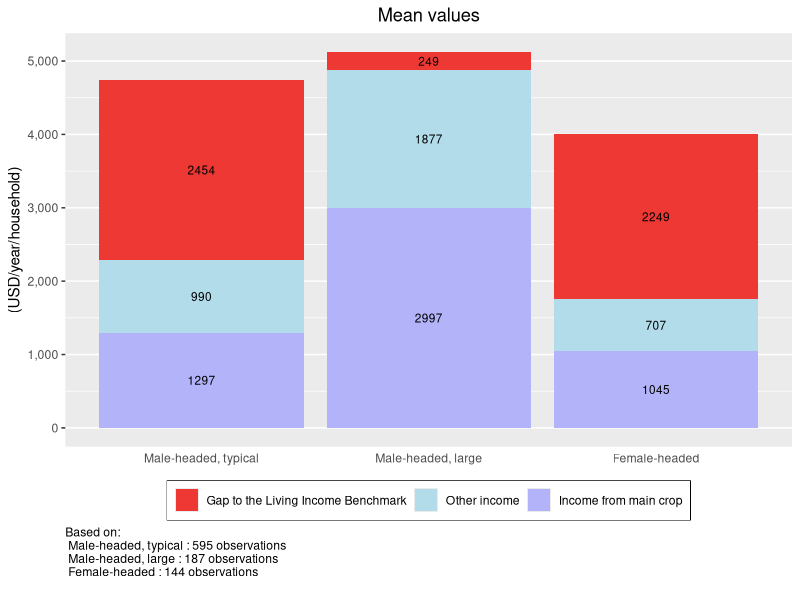
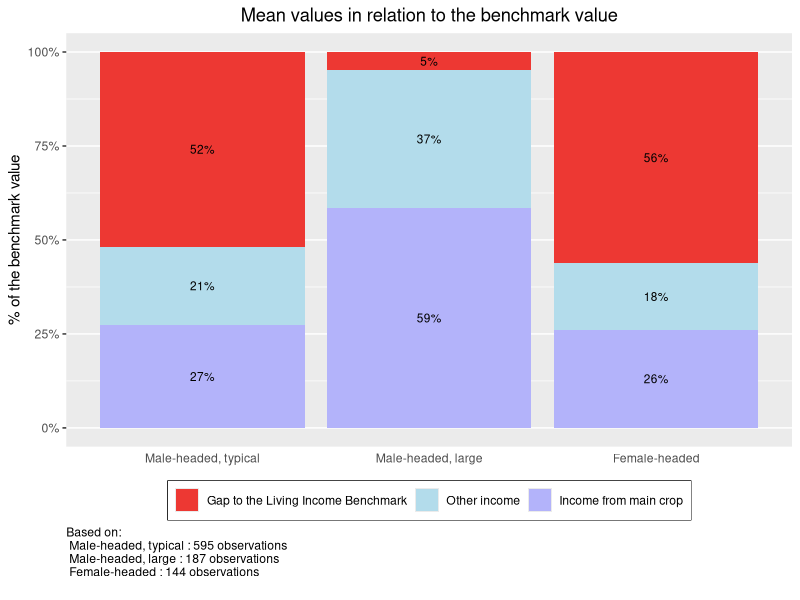
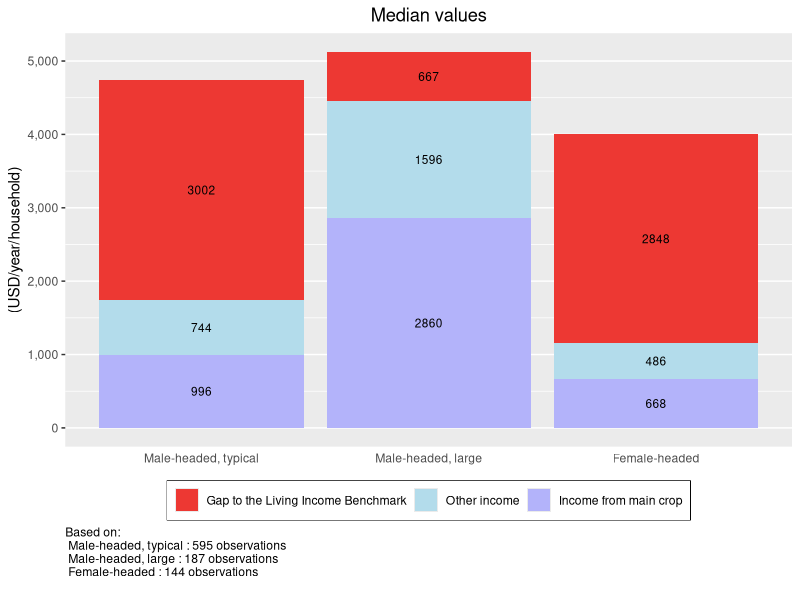
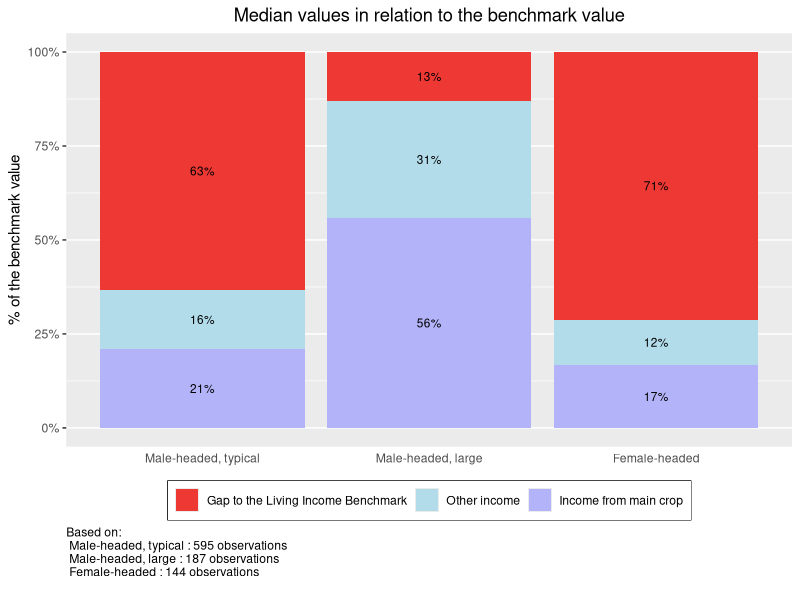
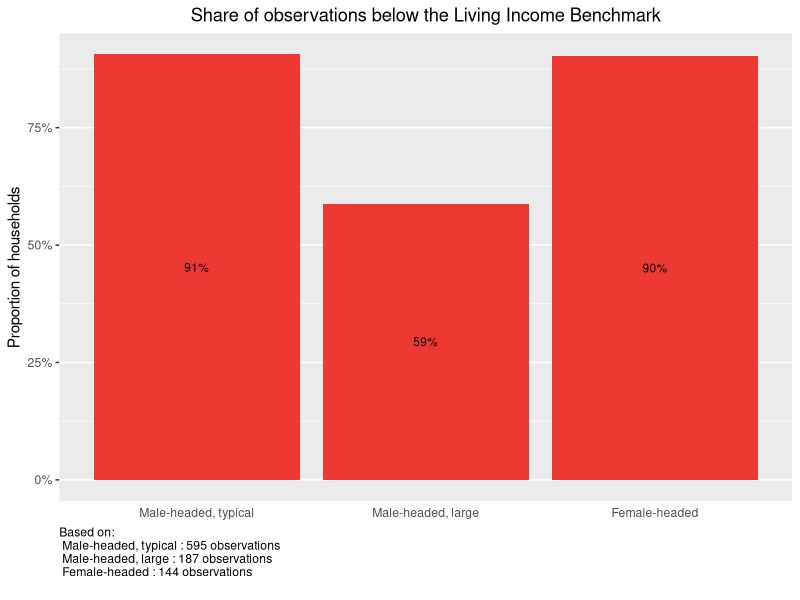
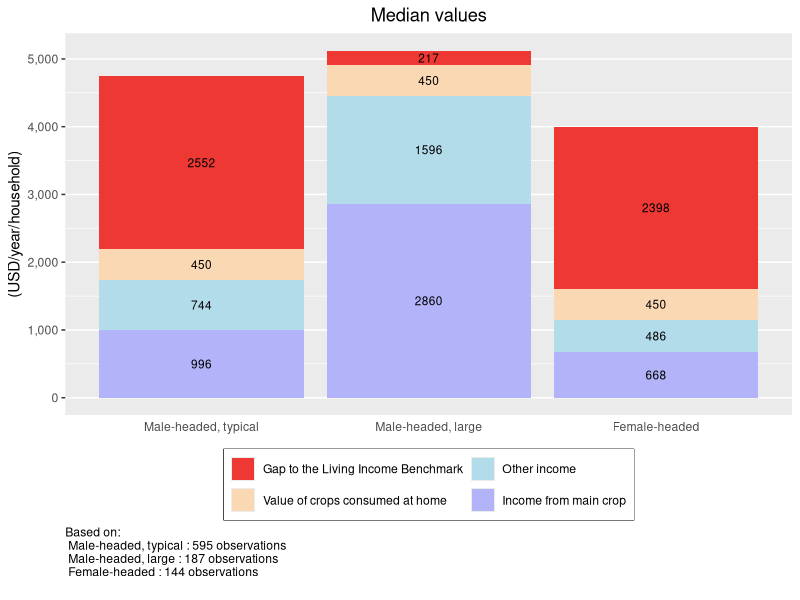
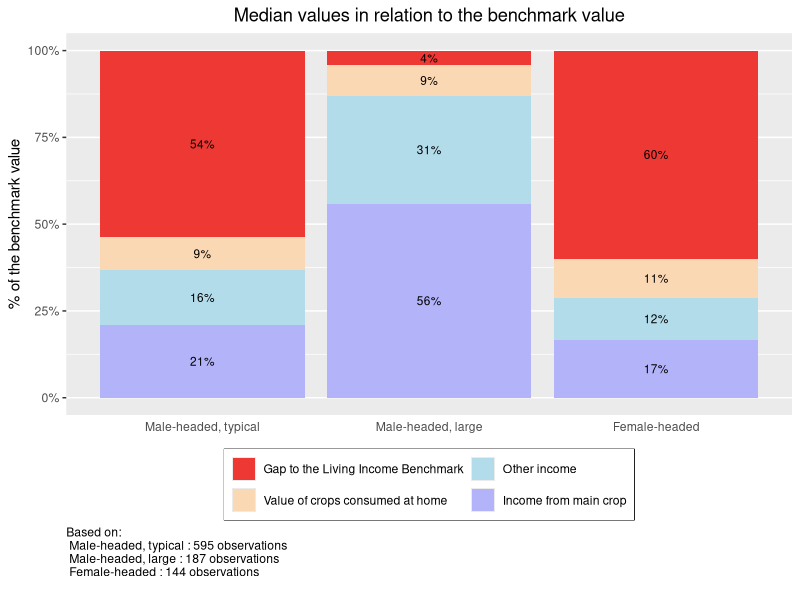
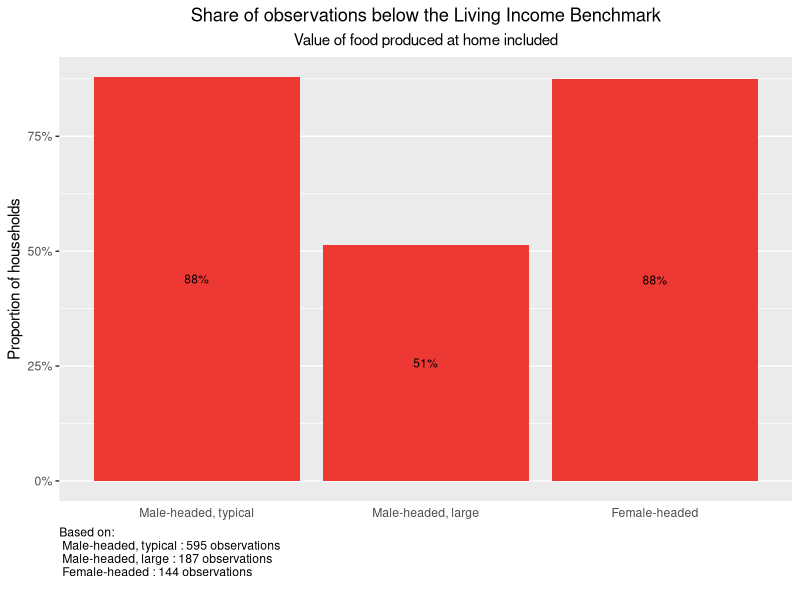

Recreate these plots in R, in order.
## ---- chunk 1
knitr::opts_chunk$set(message = FALSE)
## ---- chunk 2
#### Before continuing any further, load the R libraries that have the 
# necessary functions for this analysis. 

# If you have not previously used these libraries, 
# you will need to instaLl them with the function install.packages("LIBRARY NAME").
# For example: install.packages(tidyverse)
library(tidyverse)
library(knitr)
library(scales)
# The ggrepel library is only necessary for the distribution graph by house for
  # the labels on the percent below benchmark.
library(ggrepel)
## ---- chunk 3
## Import data set
df <- read_csv("KIT_Sample_Data.csv")

## Replace variable names
# Main crop
df$income_main_crop <- df$total_cocoa_income_2018
# Total income
df$total_hh_income <- df$total_hh_income_2018
# Value of food produced at home (name does not change in example data set)
df$food_value <- df$food_value 
# Groups to compare incomes between (name does not change in example data set)
df$grouping <- df$grouping
# Living income benchmark (name does not change in example data set)
df$benchmark <- df$benchmark

## Replace graph labels
main_crop <-"cocoa" 
currency <- "USD"
## ---- chunk 4
# Create total income variable that includes value of food produced
df$total_hh_income_including_food_value <- df$total_hh_income + df$food_value

# Create a yes/no binary for if the farmer is above the benchmark.
  # 1 is yes, 0 is no
df$below_benchmark <- 
  ifelse(df$total_hh_income > df$benchmark, 0, 1)

# Create below benchmark binary with value of food produced at home included   
df$below_benchmark_with_food <- 
  ifelse((df$total_hh_income_including_food_value) > df$benchmark, 0, 1)

# Calculate the Foster–Greer–Thorbecke (FGT) gap 
df$fgt_gap <- pmax((df$benchmark - df$total_hh_income), 0)/df$benchmark
  
# Calculate the FGT with value of food produced at home included
fgt_gap_with_food <- pmax((df$benchmark - (df$total_hh_income_including_food_value)), 0)/df$benchmark
## ---- chunk 5
# You can communicate colors with R in two ways: through one of the 657 color 
# names build into R, or through a hex color code. 

# To see the names of all 657 colors built into R, run the colors() formula in the command line. 
# The below links to a PDF file with a color sample for all 657 built in colors  
# http://www.stat.columbia.edu/~tzheng/files/Rcolor.pdf

# You can replace any of the below colors with a new color name or hex color code.  

###### Bar graph sections ######
# Gap to the mean
gap_color <- "#ed3833"
# Other income
other_color <- "#b3dceb"  
# Income from main crop
main_color <- "#b3b3fa"
# Value of crops consumed at home
home_color <- "#fad8b3"
  
## Share of observations below the Living Income Benchmark
# Note: these bars all appear the same color
share_color <- "#ed3833"
  
###### Distributional plots ######
  
## By household type
# Group 1
color_1 <- "#8bcae0" # green
# Group 2
color_2 <- "#8e8df8"  # purple
# Group 3
color_3 <- "#8ec68e" # blue 
# Group 4
color_4 <- "magenta"  # note: sample data only has 3 groups
# Summary line for all groups
color_all <- "dark blue"

## With mean and median
# Distribution curve 
curve_color <- "#b6dce8" 
# Income Mean
mean_color <- "blue"  
# Income Median
median_color <-  "green"
# Living Income Benchmark 
benchmark_color <- "red"  

################# Font color
# To change the color of the font for all graph axis and labels, replace the color 
# in the quotation marks, then run the following two lines of code. 
font_color <- "black"
theme_set(theme_get() + theme(text = element_text(color = font_color)))

## ---- chunk 6
# In the example data set, there are three groups that income is assessed across:
  # Male-headed, typical; Male-headed, large; and Female-headed.
# The below code assigns Male-headed, typical as the far left bar on graphs,
  # Male-headed, large in the middle, and Female-headed on the far right. 

# To customize this chunk of code to your data set, replace the example group 
  # names with the group names in your data set - leaving the quotation marks and 
  # commas as they are. The order of the list below determines the order of the 
  # bars in the ensuing bar graph. 
 
df <- df %>% 
      mutate(grouping = factor(grouping, 
                               levels = c("Male-headed, typical", 
                                       "Male-headed, large", 
                                       "Female-headed")))
## ---- chunk 7
## The first section of this code summarizes and formats the data to be graph-ready
df %>% 
# Group by household type
  group_by(grouping) %>% 
# For each household type, summarize the mean gap to the living income, 
# the mean other income, and the mean main_crop income 
  summarise(Gap = mean(benchmark - total_hh_income),
            Other = mean(total_hh_income - income_main_crop),
            main_crop = mean(income_main_crop)) %>% 
# Gather each income components into one column so the data is in 'long' format
  gather(key = "Component", value = "Income", Gap:main_crop) %>% 
# Re-level the income factors for the order you want them stacked on the graph  
  mutate(Component = factor(Component, 
                            levels = c("Gap", "Other", "main_crop"))) %>% 
# Generate ggplot graph for income by groupings and income component  
  ggplot(aes(y = Income, x = grouping, fill = Component)) +
# Assign graph as stacked bar chart  
  geom_bar(position = "stack", stat = "identity") +
# Label the graph title, axis, and caption  
  labs(title = "Mean values", 
       y = paste("(", currency, "/year/household)", sep = ""),
       x = "",
# Add caption with observation numbers for each household type  
       caption = paste("Based on: \n", 
                   paste(names(table(df$grouping)), 
                       ":", 
                       as.numeric(table(df$grouping)), 
                       "observations \n ", collapse = ''), collapse = '')) +
# Label the legend and assign custom colors 
  scale_fill_manual(values=c(gap_color, other_color, main_color),
                    breaks=c("Gap", "Other", "main_crop"),
                    labels=c("Gap to the Living Income Benchmark",
                                "Other income",
                                "Income from main crop")) +
# Format y-axis labels with a comma  
  scale_y_continuous(labels = comma) +
# Remove x-axis grid lines and tick marks  
  theme(panel.grid.major.x = element_blank(), 
        axis.ticks.x = element_blank(),
        axis.title.x = element_blank(),
# Center plot title        
        plot.title = element_text(hjust = 0.5),
# Move the legend to the bottom of the graph
        legend.position="bottom",
# Remove legend title
        legend.title = element_blank(),
# Put a box around the legend
        legend.box.background = element_rect(),
# Move caption to desired location
        plot.caption = element_text(hjust = 0)) +
# Add incomes to prospective graph components  
  geom_text(aes(label = round(Income)), 
            position = position_stack(vjust = 0.5), 
            size = 3) 
## ---- chunk 8
## The first section of this code summarizes and formats the data to be graph-ready
df %>% 
# Group by household type
  group_by(grouping) %>% 
# For each household type, summarize the mean gap to the living income, 
# the mean other income, and the mean main_crop income. 
# Calculate all as percentages of the Living income benchmark - the total of the income and gap
  summarise(Gap = mean((benchmark - total_hh_income)/benchmark),
            Other = mean((total_hh_income - income_main_crop)/benchmark),
            main_crop = mean(income_main_crop/benchmark)) %>% 
# Gather each income components into one column so the data is in 'long' format
  gather(key = "Component", value = "Income", Gap:main_crop) %>% 
# Re-level the income factors for the order you want them stacked on the graph  
  mutate(Component = factor(Component, 
                            levels = c("Gap", "Other", "main_crop"))) %>% 
# Generate ggplot graph for income by groupings and income component  
  ggplot(aes(y = Income, x = grouping, fill = Component)) +
# Assign graph as stacked bar chart  
  geom_bar(position = "stack", stat = "identity") +
# Label the graph title, axis, and caption  
  labs(title = "Mean values in relation to the benchmark value", 
       y = "% of the benchmark value",
       x = " ",
# Add caption with observation numbers for each household type            
       caption = paste("Based on: \n", 
                   paste(names(table(df$grouping)), 
                       ":", 
                       as.numeric(table(df$grouping)), 
                       "observations \n ", collapse = ''), collapse = '')) +
# Label the legend  
  scale_fill_manual(values=c(gap_color, other_color, main_color),
                      breaks=c("Gap",
                                "Other",
                                "main_crop"),
                      labels=c("Gap to the Living Income Benchmark",
                                "Other income",
                                "Income from main crop")) +
# Format y-axis labels with a comma  
  scale_y_continuous(labels = percent) +
# Remove x-axis grid lines and tick marks  
  theme(panel.grid.major.x = element_blank(), 
        axis.ticks.x = element_blank(),
        axis.title.x = element_blank(),
# Center plot title        
        plot.title = element_text(hjust = 0.5),
# Move the legend to the bottom of the graph
        legend.position="bottom",
# Remove legend title
        legend.title = element_blank(),
# Put a box around the legend
        legend.box.background = element_rect(),
# Move caption to desired location
        plot.caption = element_text(hjust = 0)) +
# Add incomes to prospective graph components  
  geom_text(aes(label = label_percent(accuracy = 1L)(Income)), 
            position = position_stack(vjust = 0.5), 
            size = 3) 
## ---- chunk 9
## The first section of this code summarizes and formats the data to be graph-ready
df %>% 
# Group by household type
  group_by(grouping) %>% 
# For each grouping, summarize the median gap to the living income, 
# the median other income, and the median main_crop income. 
  summarise(Gap = median(benchmark - total_hh_income),
            main_crop = median(income_main_crop),
            benchmark = median(benchmark)) %>%
  mutate(Other = (benchmark - Gap - main_crop)) %>% 
# Gather each income components into one column so the data is in 'long' format
  gather(key = "Component", value = "Income", c(Gap, main_crop, Other)) %>% 
# Re-level the income factors for the order you want them stacked on the graph  
  mutate(Component = factor(Component, 
                            levels = c("Gap", "Other", "main_crop"))) %>% 
# Generate ggplot graph for income by grouping and income component  
  ggplot(aes(y = Income, x = grouping, fill = Component)) +
# Assign graph as stacked bar chart  
  geom_bar(position = "stack", stat = "identity") +
# Label the graph title, axis, and caption  
  labs(title = "Median values", 
       y = paste("(", currency, "/year/household)", sep = ""),
       x = "",
# Add caption with observation numbers for each household type               
       caption = paste("Based on: \n", 
                   paste(names(table(df$grouping)), 
                       ":", 
                       as.numeric(table(df$grouping)), 
                       "observations \n ", collapse = ''), collapse = '')) +
# Label the legend and assign custom colors 
  scale_fill_manual(values=c(gap_color, other_color, main_color),
                    breaks=c("Gap", "Other", "main_crop"),
                    labels=c("Gap to the Living Income Benchmark",
                                "Other income",
                                "Income from main crop")) +
# Format y-axis labels with a comma  
  scale_y_continuous(labels = comma) +
# Remove x-axis grid lines and tick marks  
  theme(panel.grid.major.x = element_blank(), 
        axis.ticks.x = element_blank(),
        axis.title.x = element_blank(),
# Center plot title        
        plot.title = element_text(hjust = 0.5),
# Move the legend to the bottom of the graph
        legend.position="bottom",
# Remove legend title
        legend.title = element_blank(),
# Put a box around the legend
        legend.box.background = element_rect(),
# Move caption to desired location
        plot.caption = element_text(hjust = 0)) +
# Add incomes to prospective graph components  
  geom_text(aes(label = round(Income)), 
            position = position_stack(vjust = 0.5), 
            size = 3) 
## ---- chunk 10
## The first section of this code summarizes and formats the data to be graph-ready
df %>% 
# Group by household type
  group_by(grouping) %>% 
# For each grouping, summarize the median gap to the living income, 
# the median other income, and the median main_crop income. 
# Calculate all as percentages of the Living income benchmark - the total of the income and gap
  summarise(Gap = median((benchmark - total_hh_income)/benchmark),
            main_crop = median((income_main_crop/benchmark)))%>%
  mutate(Other = (1 - Gap - main_crop)) %>%
# Gather each income components into one column so the data is in 'long' format
  gather(key = "Component", value = "Income", Gap:Other) %>% 
# Re-level the income factors for the order you want them stacked on the graph  
  mutate(Component = factor(Component, 
                            levels = c("Gap", "Other", "main_crop"))) %>% 
# Generate ggplot graph for income by grouping and income component  
  ggplot(aes(y = Income, x = grouping, fill = Component)) +
# Assign graph as stacked bar chart  
  geom_bar(position = "fill", stat = "identity") +
# Label the graph title, axis, and caption  
  labs(title = "Median values in relation to the benchmark value", 
       y = "% of the benchmark value",
       x = "",
# Add caption with observation numbers for each household type         
       caption = paste("Based on: \n", 
                   paste(names(table(df$grouping)), 
                       ":", 
                       as.numeric(table(df$grouping)), 
                       "observations \n ", collapse = ''), collapse = '')) +
# Label the legend and assign custom colors 
  scale_fill_manual(values=c(gap_color, other_color, main_color),
                    breaks=c("Gap", "Other", "main_crop"),
                    labels=c("Gap to the Living Income Benchmark",
                                "Other income",
                                "Income from main crop")) +
# Format y-axis labels with a comma  
  scale_y_continuous(labels = percent) +
# Remove x-axis grid lines and tick marks  
  theme(panel.grid.major.x = element_blank(), 
        axis.ticks.x = element_blank(),
        axis.title.x = element_blank(),
# Center plot title        
        plot.title = element_text(hjust = 0.5),
# Move the legend to the bottom of the graph
        legend.position="bottom",
# Remove legend title
        legend.title = element_blank(),
# Put a box around the legend
        legend.box.background = element_rect(),
# Move caption to desired location
        plot.caption = element_text(hjust = 0)) +
# Add incomes to prospective graph components  
  geom_text(aes(label = label_percent(accuracy = 1L)(Income)), 
            position = position_stack(vjust = 0.5), 
            size = 3) 
## ---- chunk 11
df %>% 
# Group by household type  
  group_by(grouping) %>% 
# For each household type, calculate the percentage above the living income benchmark 
  summarise(Below = sum(below_benchmark)/n()) %>% 
# Generate ggplot graph for percentage by grouping 
  ggplot(aes(x = grouping, y = Below)) +
# Assign graph as bar graph and color bars red for aesthetics   
  geom_col(fill= share_color) +
# Label the graph title, axis, and caption    
  labs(title = "Share of observations below the Living Income Benchmark",
       y = "Proportion of households",
       x = "",
# Add caption with observation numbers for each household type    
       caption = paste("Based on: \n", 
                   paste(names(table(df$grouping)), 
                       ":", 
                       as.numeric(table(df$grouping)), 
                       "observations \n ", collapse = ''), collapse = '')) +
# Format y-axis labels with a percent  
  scale_y_continuous(labels = percent) +
# Remove x-axis grid lines and tick marks    
  theme(panel.grid.major.x = element_blank(), 
        axis.ticks.x = element_blank(),
        axis.title.x = element_blank(),
# Center plot title          
        plot.title = element_text(hjust = 0.5),
# Move caption to desired location
        plot.caption = element_text(hjust = 0)) +
# Add percents to each graph bar   
  geom_text(aes(label = label_percent(accuracy = 1L)(Below)),
            position = position_stack(vjust = 0.5), 
            size = 3) 
## ---- chunk 12
## The first section of this code summarizes and formats the data to be graph-ready
df %>% 
# Group by grouping
  group_by(grouping) %>% 
# For each grouping, summarize the median gap to the living income, 
# the median other income, and the median main_crop income. 
  summarise(Gap = median(benchmark - total_hh_income_including_food_value),
            Food = median(food_value),
            main_crop = median(income_main_crop),
            benchmark = median(benchmark)) %>% 
  mutate(Other = (benchmark - Gap - main_crop - Food)) %>%
# Gather each income components into one column so the data is in 'long' format
  gather(key = "Component", value = "Income", c(Gap, Food, main_crop, Other)) %>% 
# Re-level the income factors for the order you want them stacked on the graph  
  mutate(Component = factor(Component, 
                            levels = c("Gap", "Food", "Other", "main_crop"))) %>% 
# Generate ggplot graph for income by grouping and income component  
  ggplot(aes(y = Income, x = grouping, fill = Component)) +
# Assign graph as stacked bar chart  
  geom_bar(position = "stack", stat = "identity") +
# Label the graph title, axis, and caption  
  labs(title = "Median values", 
       y = paste("(", currency, "/year/household)", sep = ""),
       x = "",
# Add caption with observation numbers for each household type          
       caption = paste("Based on: \n", 
                   paste(names(table(df$grouping)), 
                       ":", 
                       as.numeric(table(df$grouping)), 
                       "observations \n ", collapse = ''), collapse = '')) +
# Label the legend and assign custom colors 
  scale_fill_manual(values=c(gap_color, home_color, other_color, main_color),
                    breaks=c("Gap", "Food", "Other", "main_crop"),
                    labels=c("Gap to the Living Income Benchmark",
                             "Value of crops consumed at home",
                              "Other income",
                              "Income from main crop")) +
# Wrap legend onto 2 lines to fit everything neatly     
  guides(fill = guide_legend(nrow = 2)) +
# Format y-axis labels with a comma  
  scale_y_continuous(labels = comma) +
# Remove x-axis grid lines and tick marks  
  theme(panel.grid.major.x = element_blank(), 
        axis.ticks.x = element_blank(),
        axis.title.x = element_blank(),
# Center plot title        
        plot.title = element_text(hjust = 0.5),
# Move the legend to the bottom of the graph
        legend.position="bottom",
# Remove legend title
        legend.title = element_blank(),
# Put a box around the legend
        legend.box.background = element_rect(),
# Move caption to desired location
        plot.caption = element_text(hjust = 0)) +
# Add incomes to prospective graph components  
  geom_text(aes(label = round(Income)), 
            position = position_stack(vjust = 0.5), 
            size = 3) 
## ---- chunk 13
## The first section of this code summarizes and formats the data to be graph-ready
df %>% 
# Group by household type
  group_by(grouping) %>% 
# For each household type, summarize the median gap to the living income,
# the median other income, and the median main_crop income. 
# Calculate all as percentages of the Living income benchmark - the total of the income and gap
  summarise(Gap = median((benchmark - total_hh_income_including_food_value)/benchmark),
            Food = median(food_value/benchmark),
            main_crop = median(income_main_crop/benchmark)) %>% 
  mutate(Other = (1 - Gap - main_crop - Food)) %>%
# Gather each income components into one column so the data is in 'long' format
  gather(key = "Component", value = "Income", Gap:Other) %>% 
# Re-level the income factors for the order you want them stacked on the graph  
  mutate(Component = factor(Component, 
                            levels = c("Gap", "Food", "Other", "main_crop"))) %>% 
# Generate ggplot graph for income by grouping and income component  
  ggplot(aes(y = Income, x = grouping, fill = Component)) +
# Assign graph as stacked bar chart 
  geom_bar(position = "fill", stat = "identity") +
# Label the graph title, axis, and caption  
  labs(title = "Median values in relation to the benchmark value", 
       y = "% of the benchmark value",
       x = "", 
# Add caption with observation numbers for each household type            
       caption = paste("Based on: \n", 
                   paste(names(table(df$grouping)), 
                       ":", 
                       as.numeric(table(df$grouping)), 
                       "observations \n ", collapse = ''), collapse = '')) +
# Label the legend and assign custom colors 
  scale_fill_manual(values=c(gap_color, home_color, other_color, main_color),
                    breaks=c("Gap", "Food", "Other", "main_crop"),
                    labels=c("Gap to the Living Income Benchmark",
                             "Value of crops consumed at home",
                              "Other income",
                              "Income from main crop")) +
# Wrap legend onto 2 lines to fit everything neatly     
  guides(fill = guide_legend(nrow = 2)) +
# Format y-axis labels with a comma and assign limits 0-100% 
  scale_y_continuous(labels = percent, limits = c(0,1)) +
# Remove x-axis grid lines and tick marks  
  theme(panel.grid.major.x = element_blank(), 
        axis.ticks.x = element_blank(),
        axis.title.x = element_blank(),
# Center plot title        
        plot.title = element_text(hjust = 0.5),
# Move the legend to the bottom of the graph
        legend.position="bottom",
# Remove legend title
        legend.title = element_blank(),
# Put a box around the legend
        legend.box.background = element_rect(),
# Move caption to desired location
        plot.caption = element_text(hjust = 0)) +
# Add incomes to prospective graph components  
  geom_text(aes(label = label_percent(accuracy = 1L)(Income)), 
            position = position_stack(vjust = 0.5), 
            size = 3) 
## ---- chunk 14
df %>% 
# Group by household type  
  group_by(grouping) %>% 
# For each household type, calculate the percentage above the living income benchmark 
  summarise(Below = sum(below_benchmark_with_food)/n()) %>% 
# Generate ggplot graph for percentage by grouping 
  ggplot(aes(x = grouping, y = Below)) +
# Assign graph as bar graph and color bars red for aesthetics   
  geom_col(fill= share_color) +
# Label the graph title, axis, and caption    
  labs(title = "Share of observations below the Living Income Benchmark",
       subtitle = "Value of food produced at home included",
       y = "Proportion of households",
       x = "",
# Add caption with observation numbers for each household type    
       caption = paste("Based on: \n", 
                   paste(names(table(df$grouping)), 
                       ":", 
                       as.numeric(table(df$grouping)), 
                       "observations \n ", collapse = ''), collapse = '')) +
# Format y-axis labels with a percent  
  scale_y_continuous(labels = percent) +
# Remove x-axis grid lines and tick marks    
  theme(panel.grid.major.x = element_blank(), 
        axis.ticks.x = element_blank(),
        axis.title.x = element_blank(),
# Center plot title          
        plot.title = element_text(hjust = 0.5),
        plot.subtitle = element_text(hjust = 0.5),
# Move caption to desired location
        plot.caption = element_text(hjust = 0)) +
# Add percents to each graph bar   
  geom_text(aes(label = label_percent(accuracy = 1L)(Below)),
            position = position_stack(vjust = 0.5), 
            size = 3) 
## ---- chunk 15
##### These first few lines of code draft a dataframe of the percent below the 
  # LI benchmark for each group. This dataframe is used in the graph code 
  # to add the LI used as descriptive comments within the following graph
below <-
  df %>%
  group_by(grouping) %>%
  summarise(benchmark = mean(benchmark),
            Percent = percent(sum(total_hh_income < benchmark)/n()))

# Formatting the strings as phrases with punctuation
below$label <- paste("Living Income ", below$grouping, ": ",
               below$Percent, " below", sep = "")

# Create a blank variable to allow for manual legend mapping of the summary curve
df$filler <- "filler"

##### Graph code begins here  
ggplot(df) +
  # Set x-axis to total household income and color by household type  
    geom_density(aes(x = total_hh_income, color = grouping, fill = grouping), 
                 alpha = 0.7) +
    
  # Add summary line for all household types
    geom_density(aes(x = total_hh_income, alpha = filler), color = color_all) +
    scale_alpha_manual(name = "Legend", values = 1, labels = "All") +
    
  # Add custom colors
    scale_fill_manual(name = "Legend",
                      values = c(color_1, color_2, color_3, color_4),
                      breaks = c(levels(df$grouping)),
                      labels = c(levels(df$grouping))) +
    scale_color_manual(name = "Legend",
                      values = c(color_1, color_2, color_3, color_4),
                      breaks = c(levels(df$grouping)),
                      labels = c(levels(df$grouping))) +
    
  # Add graph and axis labels
    labs(x = paste("Estimated Total Household Income (", 
                   currency, "/year/household)", sep = ""),
         y = "Income Likelihood",
  # Add caption with observation numbers for each household type               
         caption = paste("Based on: \n", 
                     paste(names(table(df$grouping)), 
                         ":", 
                         as.numeric(table(df$grouping)), 
                         "observations \n ", collapse = ''), collapse = '')) +
  # Format x-axis labels as numbers with commas
  # If your data has extreme income outliers, 
      # you may need to filter them or add x-axis limits so they do not warp the graph 
    scale_x_continuous(labels = comma, breaks=pretty_breaks(10)) +
    
  ## Graph formatting  
    theme(
  # Remove y-axis labels and ticks    
        axis.text.y = element_blank(), axis.ticks.y = element_blank(), 
  # Remove background grid (the grid is the default)
        panel.grid.major = element_blank(), panel.grid.minor = element_blank(),
  # Make graph background white
        panel.background = element_rect(fill = "white", colour = NA), 
  # Add thin x-axis line
        axis.line.x = element_line(size = 0.25),
  # Move caption to desired location
        plot.caption = element_text(hjust = 0),
  
  ## Legend formatting
  # Move the legend to the bottom of the graph
        legend.position="bottom",
  # Remove legend title
        legend.title = element_blank(),
  # Put a box around the legend
        legend.box.background = element_rect()) + 
  # Assign legend line color to white. This ensures the fill boxes do not 
      # take on the color of the summary distribution line 
    guides(fill = guide_legend(override.aes = list(color = "white"))) +
  
  # Add vertical lines for benchmarks by group    
    geom_vline(data = below,
      aes(xintercept = benchmark, color = grouping),
      show.legend = FALSE, key_glyph = "path") +
  
  # Add labels with percent below benchmark for each group  
    geom_label_repel(data = below, 
       aes(x = benchmark, y = max(density(df$total_hh_income)$y),
           color = grouping, label = label),
           direction = "y", show.legend = FALSE, segment.alpha = 0, 
           vjust=1, hjust=0)

## ---- chunk 16
df %>%
  # Set x-axis to key variable
  ggplot(aes(x = total_hh_income, y =(..count..)/n), fill = dataset) +
  # Add density line. You can change the fill and line colors.
  geom_density(color = "#add8e6", fill = "#add8e6") +
  
  # Add vertical line for living income
  geom_vline(aes(xintercept = mean(benchmark), 
                 color = "Living Income Benchmark"), key_glyph = "path") +
  # Add vertical line for mean income 
  geom_vline(aes(xintercept = mean(df$total_hh_income), 
                 color = "Income Mean"), key_glyph = "path") +
  # Add vertical line for median income
  geom_vline(aes(xintercept = median(df$total_hh_income), 
                 color = "Income Median"), key_glyph = "path") +
  
  # Add text for percentage below the benchmark
  # Label positioned to the upper right of the benchmark line 
    # Note: to have just the text without the background box, 
          # change the following code line to geom_text instead of geom_label
  geom_label(mapping=aes(x=mean(benchmark), 
            y= max(density(df$total_hh_income)$y),
            label=paste((percent(sum(below_benchmark)/nrow(df))), 
                        "below the benchmark")),
            # To bump the text box slightly to the right of the benchmark line,
            # un-comment the below line. 
            #position = position_nudge(x = mean(df$benchmark)*0.07),
            vjust=1, hjust=0) +

  # Add graph and axis labels
  labs(x = paste("Estimated Total Household Income (", 
                 currency, "/", "year/household)", 
                 sep = ""),
       y = "Income Likelihood",
  # Add caption with observation numbers for each household type      
       caption = paste("N =", nrow(df))) +
  
  # Format x-axis labels as numbers with commas
  # If your data has extreme income outliers, 
    # you may need to filter them or add x-axis limits so they do not warp the graph 
  scale_x_continuous(labels = comma, breaks=pretty_breaks(10)) +
  scale_y_continuous(labels = percent) +
  
  ## Graph formatting 
  theme(
  # Remove y-axis labels and ticks
        axis.text.y = element_blank(), axis.ticks.y = element_blank(),
  # Remove background grid (the grid is the default)
        panel.grid.major = element_blank(), panel.grid.minor = element_blank(),
  # Add thin x-axis line
        axis.line.x = element_line(size = 0.25),
  # Make graph background white
        panel.background = element_rect(fill = "white", colour = NA),
  # Move caption to desired location
        plot.caption = element_text(hjust = 0),
  
  ## Legend formatting
  # Move the legend to the bottom of the graph
        legend.position="bottom",
  # Remove legend title
        legend.title = element_blank(),
  # Remove gray background for legend symbols 
        legend.key=element_rect(fill=NA),
  # Put a box around the legend
        legend.box.background = element_rect()) +
  # Manually add legend 
  scale_color_manual(values = c("Living Income Benchmark"= "red",
                                "Income Mean"= "blue",
                                "Income Median"="green"))
## ---- chunk 17
##### These first few lines of code draft a dataframe of the percent below the 
  # LI benchmark for each group. This dataframe is used in the graph code 
  # to add the LI used as descriptive comments within the following graph
below <-
   df %>%
   group_by(grouping) %>%
   summarise(benchmark = mean(benchmark),
             Percent = percent(sum(total_hh_income < benchmark)/n()))

  # Formatting the strings as phrases with punctuation
 below$label <- paste("Living Income ", below$grouping, ": ",
                below$Percent, " below", sep = "")

  # Create a blank variable to allow for manual legend mapping of the summary curve
 df$filler <- "filler"

##### Graph code begins here  
ggplot(df) +
  # Set x-axis to total household income and color by household type  
    geom_area(aes(x = total_hh_income, color = grouping, fill = grouping), 
                 alpha = 0.7, stat = "bin", binwidth = 500) +
    
  # Add summary line for all household types
    geom_freqpoly(aes(x = total_hh_income, alpha = filler), 
                  color = color_all, binwidth = 500) +
    scale_alpha_manual(name = "Legend", values = 1, labels = "All") +

  # Add custom colors
    scale_fill_manual(name = "Legend",
                      values = c(color_1, color_2, color_3, color_4),
                      breaks = c(levels(df$grouping)),
                      labels = c(levels(df$grouping))) +
    scale_color_manual(name = "Legend",
                      values = c(color_1, color_2, color_3, color_4),
                      breaks = c(levels(df$grouping)),
                      labels = c(levels(df$grouping))) +
    
  # Add graph and axis labels
    labs(x = paste("Estimated Total Household Income (", 
                   currency, "/year/household)", sep = ""),
         y = "Number of Households",
  # Add caption with observation numbers for each household type               
         caption = paste("Based on: \n", 
                     paste(names(table(df$grouping)), 
                         ":", 
                         as.numeric(table(df$grouping)), 
                         "observations \n ", collapse = ''), 
                     "bin size = 500", currency, collapse = '')) +
  # Format x-axis labels as numbers with commas
  # If your data has extreme income outliers, 
      # you may need to filter them or add x-axis limits so they do not warp the graph 
    scale_x_continuous(labels = comma, breaks=pretty_breaks(10)) +
    
  ## Graph formatting  
    theme(
  # Remove background grid (the grid is the default)
        panel.grid.major = element_blank(), panel.grid.minor = element_blank(),
  # Make graph background white
        panel.background = element_rect(fill = "white", colour = NA), 
  # Add thin axis lines
        axis.line = element_line(size = 0.25),
  # Move caption to desired location
        plot.caption = element_text(hjust = 0),
  
  ## Legend formatting
  # Move the legend to the bottom of the graph
        legend.position="bottom",
  # Remove legend title
        legend.title = element_blank(),
  # Put a box around the legend
        legend.box.background = element_rect()) + 
  # Assign legend line color to white. This ensures the fill boxes do not 
      # take on the color of the summary distribution line 
    guides(fill = guide_legend(override.aes = list(color = "white"))) +
  
  # Add vertical lines for benchmarks by group    
    geom_vline(data = below,
      aes(xintercept = benchmark, color = grouping),
      show.legend = FALSE, key_glyph = "path") +
  
  # Add labels with percent below benchmark for each group  
    geom_label_repel(data = below, 
       aes(x = benchmark, 
           # Note: this is a long way of calculating the graph maximum
           # To avoid overlapping labels, reduce to 80% of maximum 
           y = max(table(cut(df$total_hh_income,
                             seq(min(df$total_hh_income),
                                 max(df$total_hh_income),
                                 dist(range(df$total_hh_income))/
                                   (max(df$total_hh_income)/500)))))*0.8,
           color = grouping, label = label),
           direction = "y", show.legend = FALSE, segment.alpha = 0, hjust=0)

## ---- chunk 18
df %>%
  # Set x-axis to key variable
  ggplot(aes(x = total_hh_income)) +
  # Add density line. You can change the fill and line colors.
  geom_area(color = "#add8e6", fill = "#add8e6", stat = "bin", binwidth = 500) +
  
  # Add vertical line for living income
  geom_vline(aes(xintercept = mean(benchmark), 
                 color = "Living Income Benchmark"), key_glyph = "path") +
  # Add vertical line for mean income 
  geom_vline(aes(xintercept = mean(df$total_hh_income), 
                 color = "Income Mean"), key_glyph = "path") +
  # Add vertical line for median income
  geom_vline(aes(xintercept = median(df$total_hh_income), 
                 color = "Income Median"), key_glyph = "path") +
  
  # Add text for percentage below the benchmark
  # Label positioned to the upper right of the benchmark line 
    # Note: to have just the text without the background box, 
          # change the following code line to geom_text instead of geom_label
  geom_label(mapping=aes(x=mean(benchmark), 
          # Long way of calculating graph maximum               
            y= max(table(cut(df$total_hh_income,
                             seq(min(df$total_hh_income),
                                 max(df$total_hh_income),
                                 dist(range(df$total_hh_income))/
                                   (max(df$total_hh_income)/500))))),
            label=paste((percent(sum(below_benchmark)/nrow(df))), 
                        "below the benchmark")),
            # To bump the text box slightly to the right of the benchmark line,
            # un-comment the below line. 
            #position = position_nudge(x = mean(df$benchmark)*0.07),
            vjust=1, hjust=0) +

  # Add graph and axis labels
  labs(x = paste("Estimated Total Household Income (", 
                 currency, "/", "year/household)", 
                 sep = ""),
       y = "Number of Households",
  # Add caption with observation numbers for each household type      
       caption = paste("N =", nrow(df))) +
  
  # Format x-axis labels as numbers with commas
  # If your data has extreme income outliers, 
    # you may need to filter them or add x-axis limits so they do not warp the graph 
  scale_x_continuous(labels = comma, breaks=pretty_breaks(10)) +
  scale_y_continuous(labels = percent) +
  
  ## Graph formatting 
  theme(
  # Remove background grid (the grid is the default)
        panel.grid.major = element_blank(), panel.grid.minor = element_blank(),
  # Add thin axis lines
        axis.line = element_line(size = 0.25),
  # Make graph background white
        panel.background = element_rect(fill = "white", colour = NA),
  # Move caption to desired location
        plot.caption = element_text(hjust = 0),
  
  ## Legend formatting
  # Move the legend to the bottom of the graph
        legend.position="bottom",
  # Remove legend title
        legend.title = element_blank(),
  # Remove gray background for legend symbols 
        legend.key=element_rect(fill=NA),
  # Put a box around the legend
        legend.box.background = element_rect()) +
  # Manually add legend 
  scale_color_manual(values = c("Living Income Benchmark"= "red",
                                "Income Mean"= "blue",
                                "Income Median"="green"))
## ---- chunk 19
##### These first few lines of code draft a dataframe of the percent below the 
  # LI benchmark for each group. This dataframe is used in the graph code 
  # to add the LI used as descriptive comments within the following graph
below <-
   df %>%
   group_by(grouping) %>%
   summarise(benchmark = mean(benchmark),
             Percent = percent(sum(total_hh_income < benchmark)/n()))

  # Formatting the strings as phrases with punctuation
 below$label <- paste("Living Income ", below$grouping, ": ",
                below$Percent, " below", sep = "")

  # Create a blank variable to allow for manual legend mapping of the summary curve
 df$filler <- "filler"

##### Graph code begins here  
ggplot(df) +
  # Set x-axis to total household income and color by household type  
    geom_histogram(aes(x = total_hh_income, color = grouping, fill = grouping), 
                 alpha = 0.7, stat = "bin", binwidth = 500) +

  # Add custom colors
    scale_fill_manual(name = "Legend",
                      values = c(color_1, color_2, color_3, color_4),
                      breaks = c(levels(df$grouping)),
                      labels = c(levels(df$grouping))) +
    scale_color_manual(name = "Legend",
                      values = c(color_1, color_2, color_3, color_4),
                      breaks = c(levels(df$grouping)),
                      labels = c(levels(df$grouping))) +
    
  # Add graph and axis labels
    labs(x = paste("Estimated Total Household Income (", 
                   currency, "/year/household)", sep = ""),
         y = "Number of Households",
  # Add caption with observation numbers for each household type               
         caption = paste("Based on: \n", 
                     paste(names(table(df$grouping)), 
                         ":", 
                         as.numeric(table(df$grouping)), 
                         "observations \n ", collapse = ''), 
                     "bin size = 500", currency, collapse = '')) +
  # Format x-axis labels as numbers with commas
  # If your data has extreme income outliers, 
      # you may need to filter them or add x-axis limits so they do not warp the graph 
    scale_x_continuous(labels = comma, breaks=pretty_breaks(10)) +
    
  ## Graph formatting  
    theme(
  # Remove background grid (the grid is the default)
        panel.grid.major = element_blank(), panel.grid.minor = element_blank(),
  # Make graph background white
        panel.background = element_rect(fill = "white", colour = NA), 
  # Add thin axis lines
        axis.line = element_line(size = 0.25),
  # Move caption to desired location
        plot.caption = element_text(hjust = 0),
  
  ## Legend formatting
  # Move the legend to the bottom of the graph
        legend.position="bottom",
  # Remove legend title
        legend.title = element_blank(),
  # Put a box around the legend
        legend.box.background = element_rect()) + 
  # Assign legend line color to white. This ensures the fill boxes do not 
      # take on the color of the summary distribution line 
    guides(fill = guide_legend(override.aes = list(color = "white"))) +
  
  # Add vertical lines for benchmarks by group    
    geom_vline(data = below,
      aes(xintercept = benchmark, color = grouping),
      show.legend = FALSE, key_glyph = "path") +
  
  # Add labels with percent below benchmark for each group  
    geom_label_repel(data = below, 
       aes(x = benchmark, 
           # Note: this is a long way of calculating the graph maximum
           # To avoid overlapping labels, reduce to 80% of maximum 
           y = max(table(cut(df$total_hh_income,
                             seq(min(df$total_hh_income),
                                 max(df$total_hh_income),
                                 dist(range(df$total_hh_income))/
                                   (max(df$total_hh_income)/500)))))*0.8,
           color = grouping, label = label),
           direction = "y", show.legend = FALSE, segment.alpha = 0, hjust=0)

## ---- chunk 20
df %>%
  # Set x-axis to key variable
  ggplot(aes(x = total_hh_income)) +
  # Add density line. You can change the fill and line colors.
  geom_area(color = "#add8e6", fill = "#add8e6", stat = "bin", binwidth = 500) +
  
  # Add vertical line for living income
  geom_vline(aes(xintercept = mean(benchmark), 
                 color = "Living Income Benchmark"), key_glyph = "path") +
  # Add vertical line for mean income 
  geom_vline(aes(xintercept = mean(df$total_hh_income), 
                 color = "Income Mean"), key_glyph = "path") +
  # Add vertical line for median income
  geom_vline(aes(xintercept = median(df$total_hh_income), 
                 color = "Income Median"), key_glyph = "path") +
  
  # Add text for percentage below the benchmark
  # Label positioned to the upper right of the benchmark line 
    # Note: to have just the text without the background box, 
          # change the following code line to geom_text instead of geom_label
  geom_label(mapping=aes(x=mean(benchmark), 
          # Long way of calculating graph maximum               
            y= max(table(cut(df$total_hh_income,
                             seq(min(df$total_hh_income),
                                 max(df$total_hh_income),
                                 dist(range(df$total_hh_income))/
                                   (max(df$total_hh_income)/500))))),
            label=paste((percent(sum(below_benchmark)/nrow(df))), 
                        "below the benchmark")),
            # To bump the text box slightly to the right of the benchmark line,
            # un-comment the below line. 
            #position = position_nudge(x = mean(df$benchmark)*0.07),
            vjust=1, hjust=0) +

  # Add graph and axis labels
  labs(x = paste("Estimated Total Household Income (", 
                 currency, "/", "year/household)", 
                 sep = ""),
       y = "Number of Households",
  # Add caption with observation numbers for each household type      
       caption = paste("N =", nrow(df))) +
  
  # Format x-axis labels as numbers with commas
  # If your data has extreme income outliers, 
    # you may need to filter them or add x-axis limits so they do not warp the graph 
  scale_x_continuous(labels = comma, breaks=pretty_breaks(10)) +
  scale_y_continuous(labels = percent) +
  
  ## Graph formatting 
  theme(
  # Remove background grid (the grid is the default)
        panel.grid.major = element_blank(), panel.grid.minor = element_blank(),
  # Add thin axis lines
        axis.line = element_line(size = 0.25),
  # Make graph background white
        panel.background = element_rect(fill = "white", colour = NA),
  # Move caption to desired location
        plot.caption = element_text(hjust = 0),
  
  ## Legend formatting
  # Move the legend to the bottom of the graph
        legend.position="bottom",
  # Remove legend title
        legend.title = element_blank(),
  # Remove gray background for legend symbols 
        legend.key=element_rect(fill=NA),
  # Put a box around the legend
        legend.box.background = element_rect()) +
  # Manually add legend 
  scale_color_manual(values = c("Living Income Benchmark"= "red",
                                "Income Mean"= "blue",
                                "Income Median"="green"))
## ---- chunk 21
df %>% 
# Group by household type  
  group_by(grouping) %>% 
# For each grouping, calculate the average Foster–Greer–Thorbecke (FGT) index 
  summarise(FGT = mean(fgt_gap)) %>% 
# Generate ggplot graph for percentage by grouping 
  ggplot(aes(x = grouping, y = FGT)) +
# Assign graph as bar graph and color bars red for aesthetics   
  geom_col(fill= "red") +
# Label the graph title, axis, and caption    
  labs(title = "FGT index", 
       y = "Index value",
       x = "",
# Add caption with observation numbers for each household type               
       caption = paste("Based on: \n", 
                   paste(names(table(df$grouping)), 
                       ":", 
                       as.numeric(table(df$grouping)), 
                       "observations \n ", collapse = ''), collapse = '')) +
# Format y-axis labels with a percent  
  scale_y_continuous(labels = percent) +
# Remove x-axis grid lines and tick marks    
  theme(panel.grid.major.x = element_blank(), 
        axis.ticks.x = element_blank(),
        axis.title.x = element_blank(),
# Center plot title          
        plot.title = element_text(hjust = 0.5),
# Move caption to desired location
        plot.caption = element_text(hjust = 0)) +
# Add percents to each graph bar   
  geom_text(aes(label = label_percent(accuracy = 1L)(FGT)),
            position = position_stack(vjust = 0.5), 
            size = 3) 
## ---- chunk 22
df %>% 
# Group by household type  
  group_by(grouping) %>% 
# For each grouping, calculate the average Foster–Greer–Thorbecke (FGT) index 
  summarise(FGT = mean(fgt_gap_with_food)) %>% 
# Generate ggplot graph for percentage by grouping 
  ggplot(aes(x = grouping, y = FGT)) +
# Assign graph as bar graph and color bars red for aesthetics   
  geom_col(fill= "red") +
# Label the graph title, axis, and caption    
  labs(title = "FGT index",
       subtitle = "Value of food produced at home included",
       y = "Index value",
       x = "",
# Add caption with observation numbers for each household type               
       caption = paste("Based on: \n", 
                   paste(names(table(df$grouping)), 
                       ":", 
                       as.numeric(table(df$grouping)), 
                       "observations \n ", collapse = ''), collapse = '')) +
# Format y-axis labels with a percent  
  scale_y_continuous(labels = percent) +
# Remove x-axis grid lines and tick marks    
  theme(panel.grid.major.x = element_blank(), 
        axis.ticks.x = element_blank(),
        axis.title.x = element_blank(),
# Center plot title and subtitle        
        plot.title = element_text(hjust = 0.5),
        plot.subtitle = element_text(hjust = 0.5),
# Move caption to desired location
        plot.caption = element_text(hjust = 0)) +
# Add percents to each graph bar   
  geom_text(aes(label = label_percent(accuracy = 1L)(FGT)),
            position = position_stack(vjust = 0.5), 
            size = 3) 
